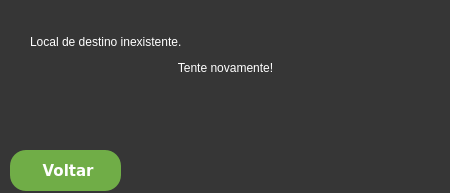
<?xml version="1.0" encoding="UTF-8"?>
<ui version="4.0">
 <class>MainWindow</class>
 <widget class="QMainWindow" name="MainWindow">
  <property name="geometry">
   <rect>
    <x>0</x>
    <y>0</y>
    <width>450</width>
    <height>193</height>
   </rect>
  </property>
  <property name="windowTitle">
   <string>MainWindow</string>
  </property>
  <property name="styleSheet">
   <string notr="true">background-color:#363636;</string>
  </property>
  <widget class="QWidget" name="centralwidget">
   <widget class="QLabel" name="label_treinada_sucesso">
    <property name="enabled">
     <bool>false</bool>
    </property>
    <property name="geometry">
     <rect>
      <x>30</x>
      <y>20</y>
      <width>391</width>
      <height>71</height>
     </rect>
    </property>
    <property name="styleSheet">
     <string notr="true">QLabel{
color:white;
font: 600 18pt &quot;Verdana&quot;;
}</string>
    </property>
    <property name="text">
     <string>&lt;html&gt;&lt;head/&gt;&lt;body&gt;&lt;p&gt;Local de destino inexistente. 			&lt;center&gt; Tente novamente!&lt;/center&gt;&lt;/p&gt;&lt;/body&gt;&lt;/html&gt;</string>
    </property>
    <property name="scaledContents">
     <bool>true</bool>
    </property>
    <property name="wordWrap">
     <bool>true</bool>
    </property>
   </widget>
   <widget class="QLabel" name="labelIcon">
    <property name="geometry">
     <rect>
      <x>190</x>
      <y>110</y>
      <width>51</width>
      <height>41</height>
     </rect>
    </property>
    <property name="text">
     <string/>
    </property>
    <property name="pixmap">
     <pixmap>C:/Users/Vinicius/Downloads/atencao.png</pixmap>
    </property>
    <property name="scaledContents">
     <bool>true</bool>
    </property>
   </widget>
   <widget class="QPushButton" name="btnVoltar">
    <property name="geometry">
     <rect>
      <x>10</x>
      <y>150</y>
      <width>111</width>
      <height>41</height>
     </rect>
    </property>
    <property name="font">
     <font>
      <family>Verdana</family>
      <pointsize>11</pointsize>
      <weight>87</weight>
      <italic>false</italic>
      <bold>true</bold>
     </font>
    </property>
    <property name="cursor">
     <cursorShape>PointingHandCursor</cursorShape>
    </property>
    <property name="styleSheet">
     <string notr="true">QPushButton {
    border-radius:16px;	
	background-color:#70ad47;
	color:white;
	font:700 11pt &quot;Verdana&quot;;
	padding:8px;
}

QPushButton:hover {
   background-color: #0293ee;
}
</string>
    </property>
    <property name="text">
     <string> Voltar</string>
    </property>
    <property name="icon">
     <iconset>
      <normalon>C:/Users/Vinicius/Downloads/botao-de-logout-delineado (1).png</normalon>
     </iconset>
    </property>
    <property name="iconSize">
     <size>
      <width>24</width>
      <height>24</height>
     </size>
    </property>
    <property name="autoDefault">
     <bool>true</bool>
    </property>
    <property name="default">
     <bool>false</bool>
    </property>
    <property name="flat">
     <bool>false</bool>
    </property>
   </widget>
  </widget>
 </widget>
 <resources/>
 <connections>
  <connection>
   <sender>btnVoltar</sender>
   <signal>clicked()</signal>
   <receiver>MainWindow</receiver>
   <slot>close()</slot>
   <hints>
    <hint type="sourcelabel">
     <x>65</x>
     <y>170</y>
    </hint>
    <hint type="destinationlabel">
     <x>224</x>
     <y>96</y>
    </hint>
   </hints>
  </connection>
 </connections>
</ui>
